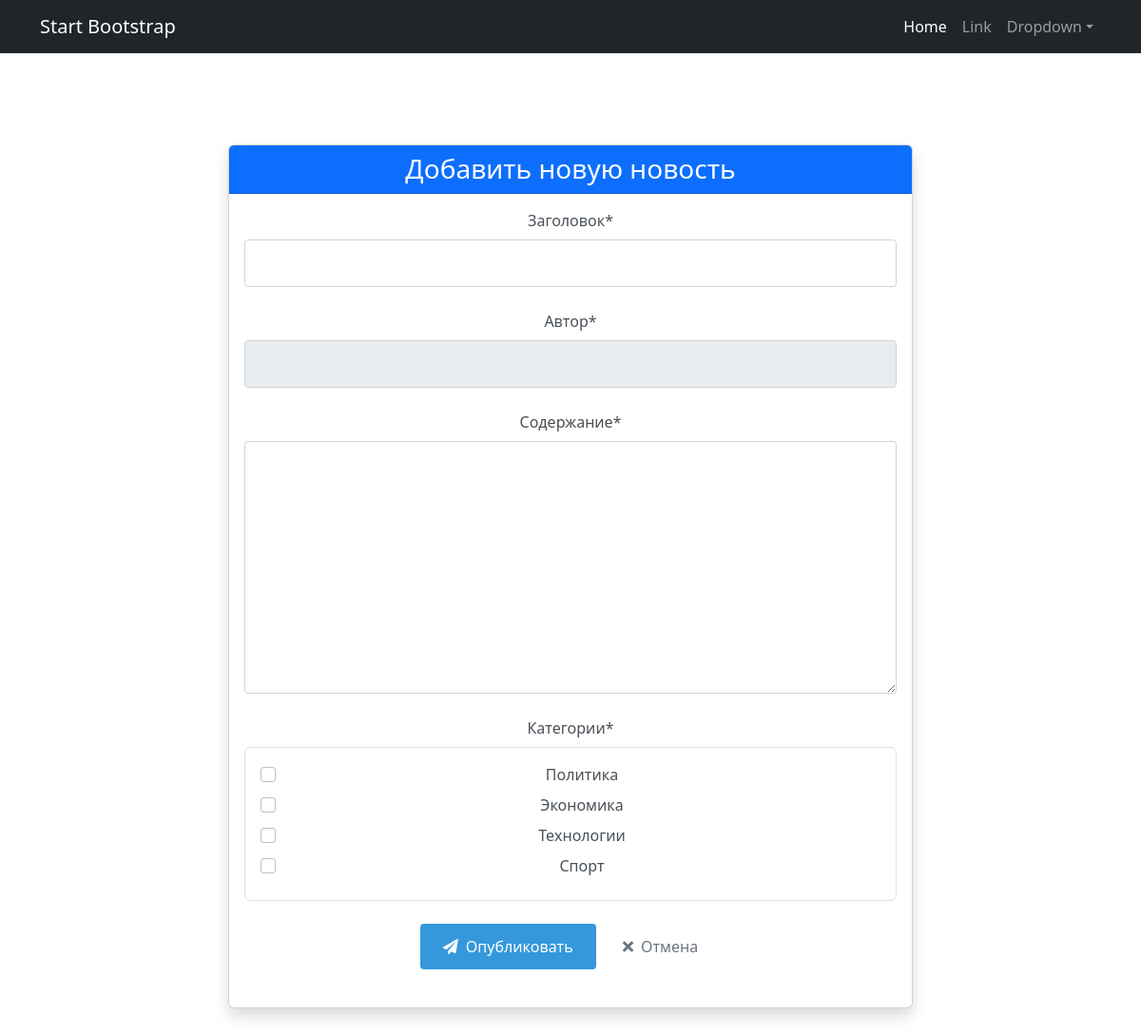
The app's page /news/create/ with its own data.
### info/models.py (models this page shows, shortened)
class Category(models.Model):
    name = models.CharField(max_length=255, unique=True)
    subscribers = models.ManyToManyField(User, related_name='subscribed_categories', blank=True)

### info/views.py (the view)
# urls.py: path('news/create/', create_news, name='create'),
def create_news(request):
    if request.method == "POST":
        form = PostForm(request.POST, request=request)
        if form.is_valid():
            try:
                post = form.save(commit=False)
                post.author = request.user
                post.type = Post.NEWS
                post.save()  # Сначала сохраняем пост
                form.save_m2m()  # Затем сохраняем категории
                messages.success(request, 'Новость успешно опубликована!')
                return redirect('news')
            except Exception as e:
                messages.error(request, f'Ошибка при сохранении: {str(e)}')
        else:
            for field, errors in form.errors.items():
                for error in errors:
                    messages.error(request, f'Ошибка в поле "{field}": {error}')
    else:
        form = PostForm(request=request)
    return render(request, 'create.html', {
        'form': form,
        'title': 'Создание новости'
    })

### info/forms.py (shortened to what this page needs)
class PostForm(forms.ModelForm):
    categories = forms.ModelMultipleChoiceField(
        queryset=Category.objects.all(),
        widget=forms.CheckboxSelectMultiple(attrs={'class': 'category-checkbox'}),
        required=True,
        label="Категории"
    )
    class Meta:
        model = Post
        fields = ['title', 'content', 'categories']
        widgets = {
            'title': forms.TextInput(attrs={
                'class': 'form-control',
                'placeholder': 'Введите заголовок'
            }),
            'content': forms.Textarea(attrs={
                'class': 'form-control',
                'rows': 10,
                'placeholder': 'Введите содержание новости'
            }),
        }
        labels = {
            'title': 'Заголовок',
            'content': 'Содержание'
        }
    def __init__(self, *args, **kwargs):
        self.request = kwargs.pop('request', None)
        super().__init__(*args, **kwargs)
        if self.instance and self.instance.pk:
            if 'author' in self.fields:
                del self.fields['author']

### templates/create.html (shortened to what this page needs)
{% extends 'default.html' %}
{% load static %}
{% block content %}
<div class="container py-5">
    <div class="row justify-content-center">
        <div class="col-md-8">
            <div class="card shadow">
                <div class="card-header bg-primary text-white">
                    <h3 class="mb-0">Добавить новую новость</h3>
                </div>
                <div class="card-body">
                    <form method="post" id="news-form" novalidate>
                        <div class="form-group">
                            <label for="id_title">Заголовок*</label>
                            <input type="text" name="title" id="id_title"
                                   class="form-control {% if form.title.errors %}is-invalid{% endif %}"
                                   value="{{ form.title.value|default_if_none:'' }}" required>
                        </div>
                        <div class="form-group">
                            <label for="id_author">Автор*</label>
                            {% if request.user.is_superuser %}
                                {{ form.author }}
                            {% else %}
                                <input type="text"
                                       class="form-control"
                                       value="{{ request.user.get_full_name|default:request.user.username }}"
                                       disabled>
                            {% endif %}
                        </div>
                        <div class="form-group">
                            <label for="id_content">Содержание*</label>
                            <textarea name="content" id="id_content"
                                      class="form-control {% if form.content.errors %}is-invalid{% endif %}"
                                      rows="10" required>{{ form.content.value|default_if_none:'' }}</textarea>
                        </div>
                        <div class="form-group">
                            <label>Категории*</label>
                            <div class="category-list border rounded p-3 {% if form.categories.errors %}border-danger{% endif %}">
                                {% for category in form.categories.field.queryset %}
                                <div class="form-check">
                                    <input class="form-check-input" type="checkbox"
                                           name="categories" value="{{ category.id }}"
                                           id="cat-{{ category.id }}"
                                           {% if category.id in form.categories.value|default_if_none:'' %}checked{% endif %}>
                                    <label class="form-check-label" for="cat-{{ category.id }}">
                                        {{ category.name }}
                                    </label>
                                </div>
                                {% endfor %}
                            </div>
                        </div>
                        <div class="form-group mt-4">
                            <button type="submit" class="btn btn-primary btn-lg" id="submit-btn">
                                <i class="fas fa-paper-plane mr-2"></i> Опубликовать
                            </button>
                            <a href="{% url 'news' %}" class="btn btn-outline-secondary btn-lg ml-2">
                                <i class="fas fa-times mr-2"></i> Отмена
                            </a>
                        </div>
                    </form>
                </div>
            </div>
        </div>
    </div>
</div>
<link rel="stylesheet" href="https://cdnjs.cloudflare.com/ajax/libs/font-awesome/5.15.4/css/all.min.css">
<link href="https://cdn.jsdelivr.net/npm/select2@4.1.0-rc.0/dist/css/select2.min.css" rel="stylesheet" />
{% endblock %}

### templates/create.html (style rules this page uses)
.form-group { margin-bottom: 1.5rem; }
.form-group label { display: block; margin-bottom: 0.5rem; font-weight: 500; color: #495057; }
.form-group input[type="text"], .form-group select, .form-group textarea { width: 100%; padding: 0.75rem; border: 1px solid #ced4da; border-radius: 4px; font-size: 1rem; }
.form-group textarea { min-height: 200px; resize: vertical; }
.btn { padding: 0.75rem 1.5rem; border-radius: 4px; font-size: 1rem; font-weight: 500; cursor: pointer; transition: all 0.3s ease; border: none; display: inline-flex; align-items: center; gap: 0.5rem; }
.btn-primary { background-color: #3498db; color: white; }

### records on screen
Category: name "Политика"
Category: name "Экономика"
Category: name "Технологии"
Category: name "Спорт"
